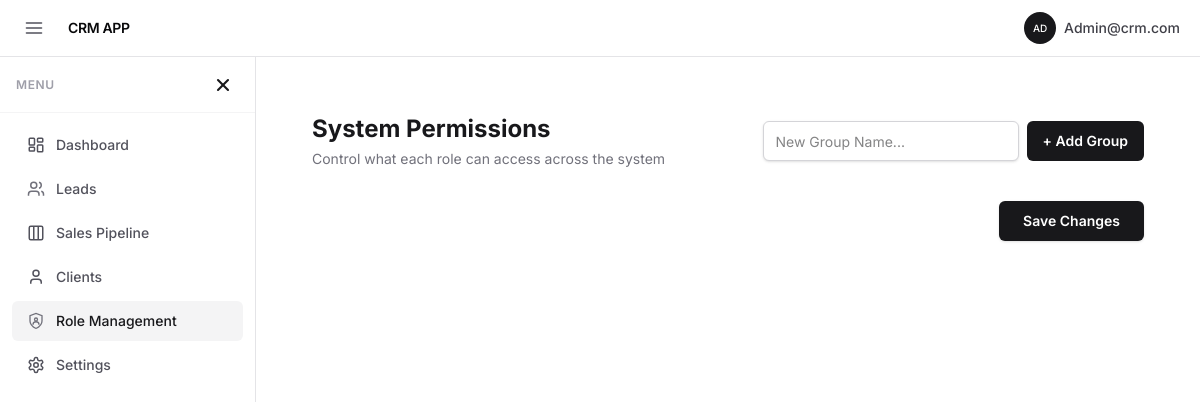
The page /dashboard/roles/permissions/ (signed in) on the database as committed earlier.
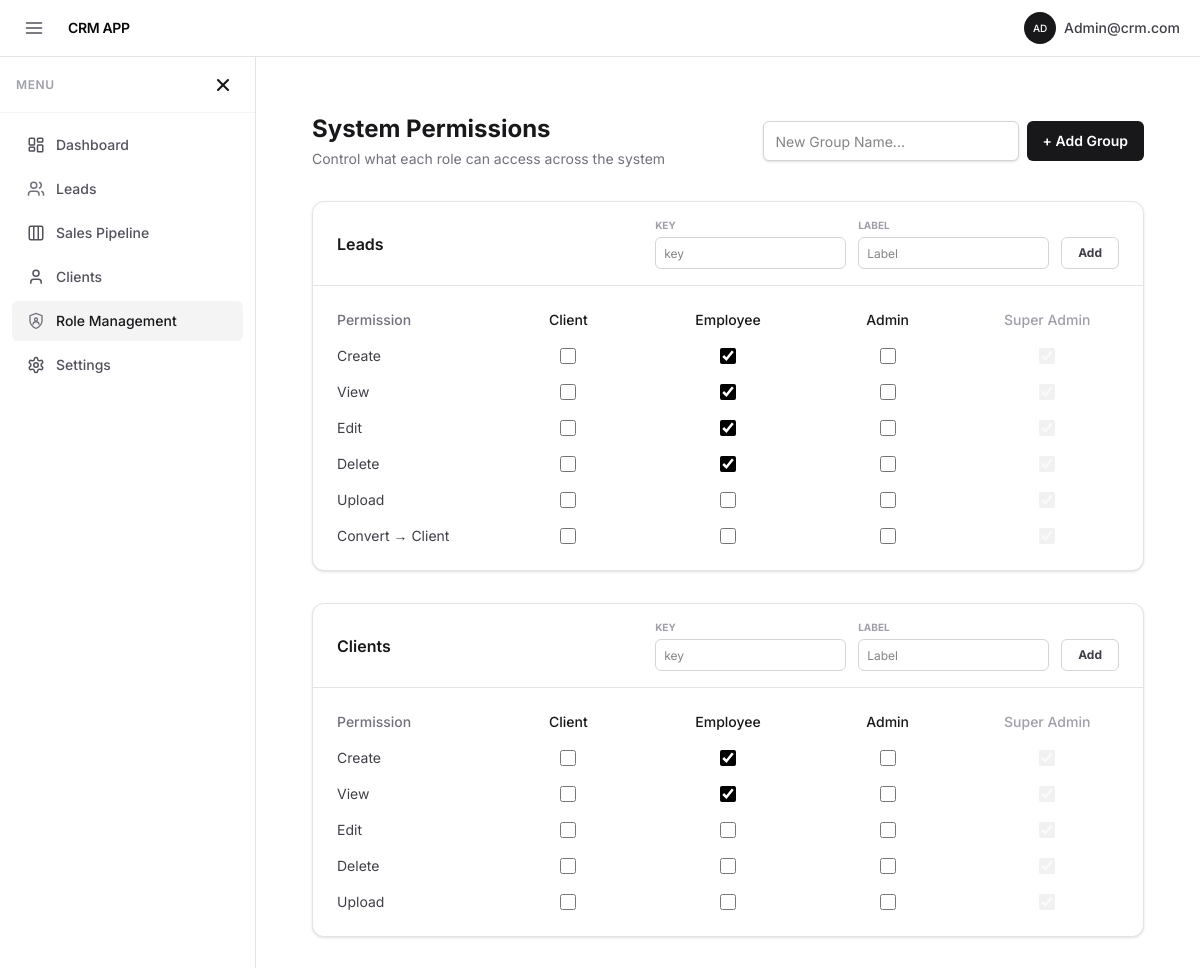
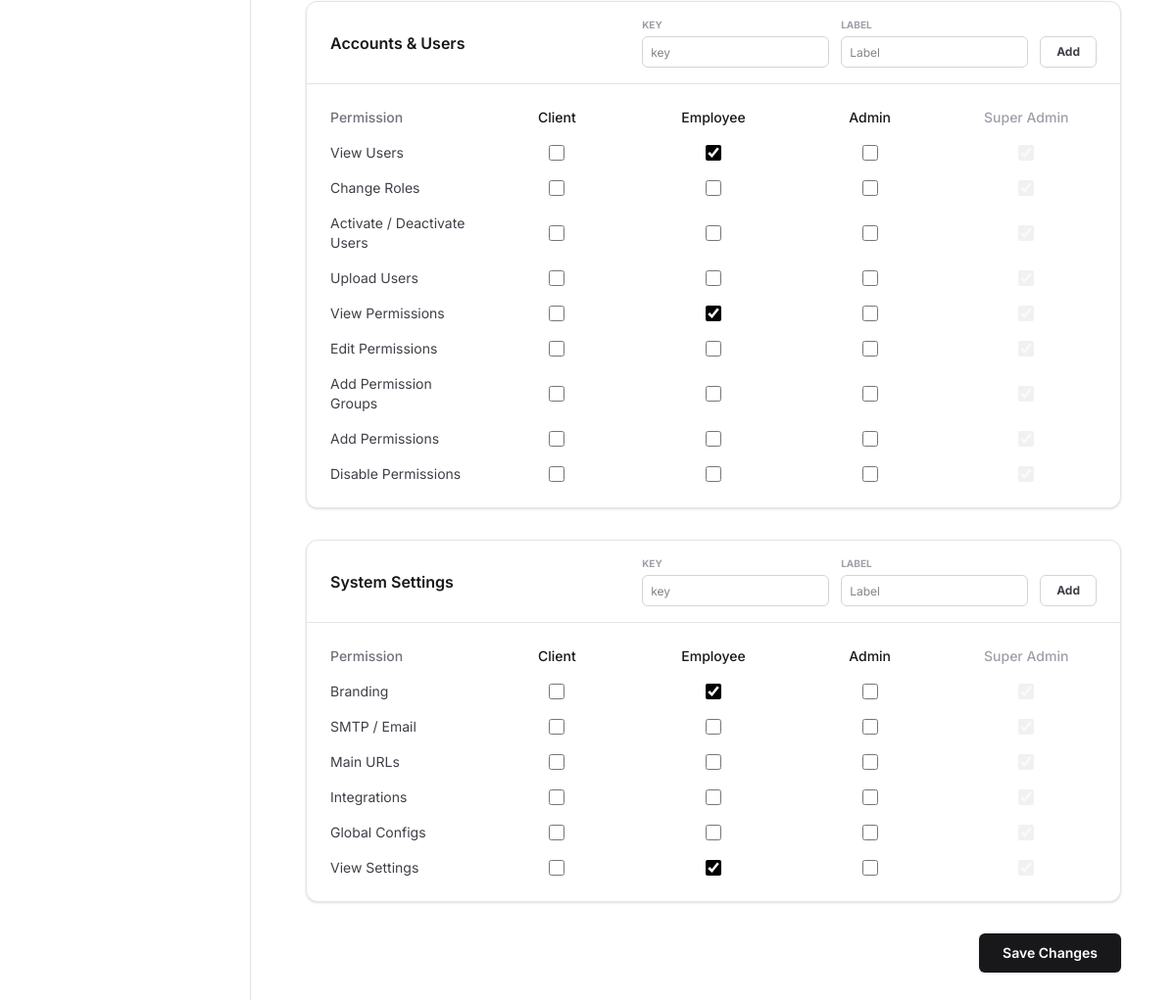
The same page on the database as committed later (2 pictures, top to bottom).
### roles/models.py (models this page shows, shortened)
class PermissionGroup(models.Model):
    name = models.CharField(max_length=100, unique=True)

class Permission(models.Model):
    key = models.CharField(max_length=100, unique=True)
    label = models.CharField(max_length=200)
    group = models.ForeignKey(
        PermissionGroup,
        on_delete=models.CASCADE,
        related_name="permissions",
    )
    is_active = models.BooleanField(default=True)
    deleted_by = models.ForeignKey(
        User, null=True, blank=True, on_delete=models.SET_NULL, related_name="deleted_permissions"
    )
    deleted_by_role = models.CharField(max_length=50, null=True, blank=True)
    deleted_at = models.DateTimeField(null=True, blank=True)

class UserRole(models.Model):
    ROLE_CHOICES = (
        ('superadmin', 'Super Admin'),
        ('admin', 'Admin'),
        ('employee', 'Employee'),
        ('client', 'Client'),
    )
    user = models.OneToOneField(
        User,
        on_delete=models.CASCADE,
        related_name='role'
    )
    role = models.CharField(
        max_length=20,
        choices=ROLE_CHOICES,
        default='client'
    )
    created_at = models.DateTimeField(auto_now_add=True)

### roles/views.py (the view, shortened to what this page needs)
# urls.py: path("permissions/", views.permissions, name="permissions"),
@login_required
def permissions(request):
    ROLES = ["client", "employee", "admin", "superadmin"]
    if not has_permission(request.user, "accounts.permissions.view"):
        return HttpResponseForbidden("Access denied.")
    groups = PermissionGroup.objects.prefetch_related(
        models.Prefetch("permissions")
    )
    permission_matrix = {}
    for role in ROLES:
        permission_matrix[role] = set(
            RolePermission.objects.filter(
                role=role,
                allowed=True,
                permission__is_active=True
            ).values_list("permission__key", flat=True)
        )
    context = {
        "groups": groups,
        "roles": ROLES,
        "matrix": permission_matrix,
    }
    return render(request, "roles/permissions.html", context)

### crm/context_processors.py (called while the page is built)
def app_settings(request):
    setting = AppSetting.objects.first()
    return {
        'app_setting': setting
    }

### roles/templatetags/rbac.py (called while the page is built)
@register.filter
def get_item(dictionary, key):
    return dictionary.get(key)

### roles/utils.py (called while the page is built, shortened)
def has_permission(user, permission_key):
    if not user.is_authenticated:
        return False
    if hasattr(user, "role") and user.role.role == "superadmin":
        return True

### userprofile/context_processors.py (called while the page is built)
def sidebar_visibility(request):
    auth_pages = [
        'login',
        'signup',
        'login_otp',
        'verify_login_otp',
        'forgot_password',
        'verify_otp',
        'reset_password'
    ]
    current_url_name = request.resolver_match.url_name if request.resolver_match else None
    show_shell = request.user.is_authenticated and current_url_name not in auth_pages
    return {
        'show_app_shell': show_shell
    }

### roles/templates/roles/permissions.html (shortened to what the changed rows need)
{% extends "core/base.html" %}
{% load rbac %}
{% block content %}
<div class="max-w-7xl mx-auto p-6">
    <div class="flex flex-col md:flex-row justify-between items-start md:items-center mb-8 gap-4">
        <div>
            <h1 class="text-2xl font-bold text-zinc-900">System Permissions</h1>
        </div>
    </div>
    <form method="post">
        <div class="space-y-8">
            {% for group in groups %}
            <div class="bg-white border border-zinc-200 rounded-xl shadow-sm overflow-hidden">
                <div class="px-6 py-4 border-b border-zinc-200 flex flex-col lg:flex-row justify-between items-center gap-4">
                    <h2 class="font-semibold text-zinc-900">{{ group.name }}</h2>
                    {% if request.user.role.role == "superadmin" or request.user_perms|has_any:"settings.permissions.add_permission" %}
                    <div class="flex items-end gap-3">
                        <div class="flex flex-col gap-1">
                            <label class="text-[10px] uppercase font-bold text-zinc-400">Key</label>
                            <input type="text" name="new_key_{{ group.id }}" placeholder="key"
                                class="h-8 px-2 text-xs border border-zinc-300 rounded-md focus:border-zinc-900 outline-none">
                        </div>
                        <div class="flex flex-col gap-1">
                            <label class="text-[10px] uppercase font-bold text-zinc-400">Label</label>
                            <input type="text" name="new_label_{{ group.id }}" placeholder="Label"
                                class="h-8 px-2 text-xs border border-zinc-300 rounded-md focus:border-zinc-900 outline-none">
                        </div>
                        <button type="submit" name="add_permission_to_group" value="{{ group.id }}"
                            class="h-8 px-4 bg-white border border-zinc-300 text-zinc-700 rounded-md text-xs font-bold hover:bg-zinc-50 transition-colors cursor-pointer">
                            Add
                        </button>
                    </div>
                    {% endif %}
                </div>
                <div class="p-6 grid grid-cols-5 gap-4 text-sm items-center">
                    <div class="text-zinc-500 font-medium">Permission</div>
                    <div class="font-medium text-center text-zinc-900">Client</div>
                    <div class="font-medium text-center text-zinc-900">Employee</div>
                    <div class="font-medium text-center text-zinc-900">Admin</div>
                    <div class="font-medium text-center text-zinc-400">Super Admin</div>
                    {% for perm in group.permissions.all %}
                        <div class="text-zinc-700 capitalize">{{ perm.label }}</div>
                        {% for role in roles %}
                            {% if role == "superadmin" %}
                                <input type="checkbox" checked disabled
                                    class="w-4 h-4 accent-black opacity-30 justify-self-center cursor-not-allowed">
                            {% else %}
                                <input type="checkbox"
                                    name="{{ role }}_permissions"
                                    value="{{ perm.key }}"
                                    class="w-4 h-4 accent-black justify-self-center cursor-pointer"
                                    {% if perm.key in matrix|get_item:role %}checked{% endif %}
                                >
                            {% endif %}
                        {% endfor %}
                    {% empty %}
                        <div class="col-span-5 text-center py-4 text-zinc-400 italic">
                            No permissions in this group yet.
                        </div>
                    {% endfor %}
                </div>
            </div>
            {% endfor %}
        </div>
    </form>
</div>
{% endblock %}

Rows that differ between the two databases and show on the page:
added PermissionGroup: name "Leads", {{ group.id }} 1 (drawn)
now on this page (row edited): Permission: label "Create", key "☑", shown under "Leads"
now on this page (row edited): Permission: label "View", key "☑", shown under "Leads"
now on this page (row edited): Permission: label "Edit", key "☑", shown under "Leads"
now on this page (row edited): Permission: label "Delete", key "☑", shown under "Leads"
now on this page (row edited): Permission: label "Upload", shown under "Leads"
now on this page (row edited): Permission: label "Convert → Client", shown under "Leads"
added PermissionGroup: name "Clients", {{ group.id }} 2 (drawn)
now on this page (row edited): Permission: label "Create", key "☑", shown under "Clients"
now on this page (row edited): Permission: label "View", key "☑", shown under "Clients"
now on this page (row edited): Permission: label "Edit", shown under "Clients"
now on this page (row edited): Permission: label "Delete", shown under "Clients"
now on this page (row edited): Permission: label "Upload", shown under "Clients"
added PermissionGroup: name "Accounts & Users", {{ group.id }} 3 (drawn)
now on this page (row edited): Permission: label "View Users", key "☑", shown under "Accounts & Users"
now on this page (row edited): Permission: label "Change Roles", shown under "Accounts & Users"
now on this page (row edited): Permission: label "Activate / Deactivate Users", shown under "Accounts & Users"
added Permission: label "Upload Users", shown under "Accounts & Users"
added Permission: label "View Permissions", key "☑", shown under "Accounts & Users"
added Permission: label "Edit Permissions", shown under "Accounts & Users"
added Permission: label "Add Permission Groups", shown under "Accounts & Users"
added Permission: label "Add Permissions", shown under "Accounts & Users"
added Permission: label "Disable Permissions", shown under "Accounts & Users"
added PermissionGroup: name "System Settings", {{ group.id }} 4 (drawn)
now on this page (row edited): Permission: label "Branding", key "☑", shown under "System Settings"
now on this page (row edited): Permission: label "SMTP / Email", shown under "System Settings"
now on this page (row edited): Permission: label "Main URLs", shown under "System Settings"
now on this page (row edited): Permission: label "Integrations", shown under "System Settings"
now on this page (row edited): Permission: label "Global Configs", shown under "System Settings"
added Permission: label "View Settings", key "☑", shown under "System Settings"
